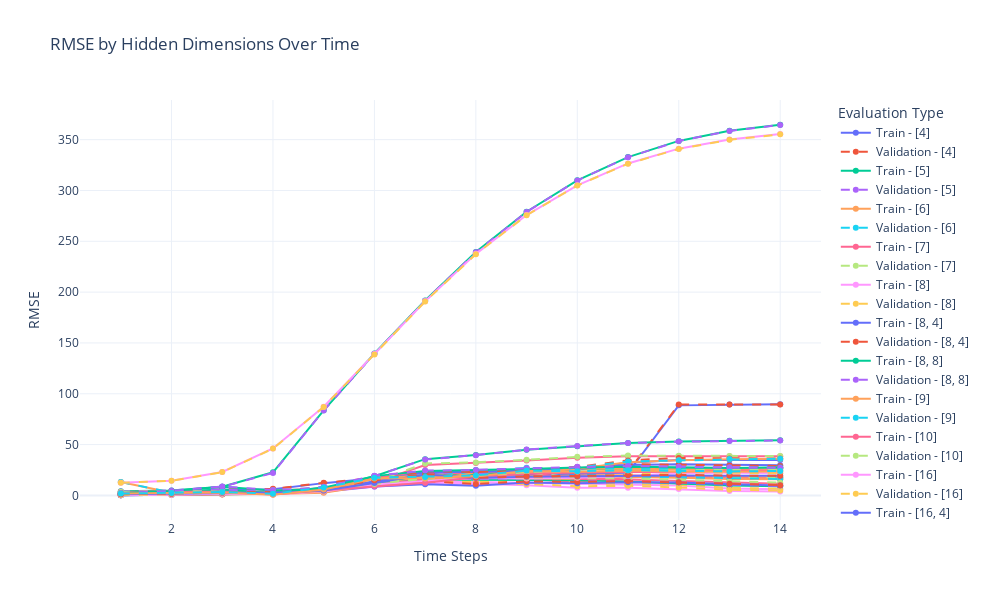

Here is the notebook cell this chart was saved with:
### Code cell
plot_rmse_by_hidden_dims(all_train_eval, all_valid_eval, hidden_dims_options)

best_hidden_dims = {}
for t, evals in all_valid_eval.items():
    best_hidden_dims[t] = min(evals, key=evals.get)

print("Best hidden dimensions for each time step:", best_hidden_dims)

### Figure 1 — Plotly figure (JSON) as saved in the notebook; plotly's stock layout.template omitted (floating-point values rounded to 4 significant figures)
{"data": [{"line": {"dash": "solid"}, "mode": "lines+markers", "name": "Train - [4]", "type": "scatter", "x": [1, 2, 3, 4, 5, 6, 7, 8, 9, 10, 11, 12, 13, 14], "y": [1.843, 2.902, 5.509, 6.056, 12.06, 16.85, 21.75, 23.34, 25.13, 26.74, 29.91, 30.59, 30.06, 29.55]}, {"line": {"dash": "dash"}, "mode": "lines+markers", "name": "Validation - [4]", "type": "scatter", "x": [1, 2, 3, 4, 5, 6, 7, 8, 9, 10, 11, 12, 13, 14], "y": [1.888, 3.075, 5.898, 6.466, 12.32, 16.92, 21.99, 23.34, 25.17, 27.57, 30.71, 30.22, 29.45, 28.92]}, {"line": {"dash": "solid"}, "mode": "lines+markers", "name": "Train - [5]", "type": "scatter", "x": [1, 2, 3, 4, 5, 6, 7, 8, 9, 10, 11, 12, 13, 14], "y": [4.021, 4.89, 8.44, 22.71, 83.67, 139.6, 191.8, 239.4, 279.1, 310.0, 332.8, 348.8, 358.7, 364.7]}, {"line": {"dash": "dash"}, "mode": "lines+markers", "name": "Validation - [5]", "type": "scatter", "x": [1, 2, 3, 4, 5, 6, 7, 8, 9, 10, 11, 12, 13, 14], "y": [3.937, 4.801, 8.428, 22.1, 83.46, 139.4, 191.5, 239.1, 278.9, 309.8, 332.7, 348.6, 358.5, 364.5]}, {"line": {"dash": "solid"}, "mode": "lines+markers", "name": "Train - [6]", "type": "scatter", "x": [1, 2, 3, 4, 5, 6, 7, 8, 9, 10, 11, 12, 13, 14], "y": [13.27, 2.605, 3.66, 3.325, 6.263, 11.88, 16.91, 20.24, 20.53, 20.17, 19.85, 19.11, 17.98, 17.51]}, {"line": {"dash": "dash"}, "mode": "lines+markers", "name": "Validation - [6]", "type": "scatter", "x": [1, 2, 3, 4, 5, 6, 7, 8, 9, 10, 11, 12, 13, 14], "y": [13.23, 2.846, 3.984, 3.808, 6.695, 11.68, 16.98, 20.54, 20.94, 20.63, 20.34, 19.53, 18.35, 17.8]}, {"line": {"dash": "solid"}, "mode": "lines+markers", "name": "Train - [7]", "type": "scatter", "x": [1, 2, 3, 4, 5, 6, 7, 8, 9, 10, 11, 12, 13, 14], "y": [0.6183, 1.116, 2.053, 4.671, 7.136, 17.41, 23.42, 20.68, 16.17, 12.83, 18.16, 18.49, 16.83, 16.44]}, {"line": {"dash": "dash"}, "mode": "lines+markers", "name": "Validation - [7]", "type": "scatter", "x": [1, 2, 3, 4, 5, 6, 7, 8, 9, 10, 11, 12, 13, 14], "y": [0.6564, 1.343, 2.321, 5.117, 7.638, 17.88, 23.97, 21.37, 16.95, 13.82, 19.2, 19.37, 17.89, 17.42]}, {"line": {"dash": "solid"}, "mode": "lines+markers", "name": "Train - [8]", "type": "scatter", "x": [1, 2, 3, 4, 5, 6, 7, 8, 9, 10, 11, 12, 13, 14], "y": [0.9216, 1.513, 1.384, 1.9, 3.128, 12.35, 13.42, 13.25, 12.53, 11.23, 10.59, 9.794, 6.763, 6.051]}, {"line": {"dash": "dash"}, "mode": "lines+markers", "name": "Validation - [8]", "type": "scatter", "x": [1, 2, 3, 4, 5, 6, 7, 8, 9, 10, 11, 12, 13, 14], "y": [0.9631, 1.695, 1.863, 2.488, 3.77, 12.54, 13.96, 13.82, 13.52, 11.96, 11.53, 10.54, 7.439, 6.609]}, {"line": {"dash": "solid"}, "mode": "lines+markers", "name": "Train - [8, 4]", "type": "scatter", "x": [1, 2, 3, 4, 5, 6, 7, 8, 9, 10, 11, 12, 13, 14], "y": [0.39, 0.7713, 1.323, 2.03, 3.357, 11.21, 16.32, 19.13, 20.91, 21.92, 22.25, 88.56, 89.32, 89.67]}, {"line": {"dash": "dash"}, "mode": "lines+markers", "name": "Validation - [8, 4]", "type": "scatter", "x": [1, 2, 3, 4, 5, 6, 7, 8, 9, 10, 11, 12, 13, 14], "y": [0.4761, 1.092, 2.0, 2.795, 3.982, 12.33, 17.41, 20.08, 21.39, 22.71, 23.22, 89.42, 89.31, 89.48]}, {"line": {"dash": "solid"}, "mode": "lines+markers", "name": "Train - [8, 8]", "type": "scatter", "x": [1, 2, 3, 4, 5, 6, 7, 8, 9, 10, 11, 12, 13, 14], "y": [0.6658, 0.9479, 1.251, 2.477, 7.754, 12.96, 15.7, 15.34, 15.67, 15.01, 13.68, 11.82, 9.744, 8.961]}, {"line": {"dash": "dash"}, "mode": "lines+markers", "name": "Validation - [8, 8]", "type": "scatter", "x": [1, 2, 3, 4, 5, 6, 7, 8, 9, 10, 11, 12, 13, 14], "y": [0.7294, 1.174, 1.655, 2.891, 8.257, 13.72, 16.86, 16.26, 16.77, 15.81, 14.48, 12.53, 10.41, 9.227]}, {"line": {"dash": "solid"}, "mode": "lines+markers", "name": "Train - [9]", "type": "scatter", "x": [1, 2, 3, 4, 5, 6, 7, 8, 9, 10, 11, 12, 13, 14], "y": [0.3215, 1.069, 2.73, 3.343, 6.831, 12.75, 17.52, 16.79, 16.8, 16.13, 18.12, 17.47, 16.23, 15.87]}, {"line": {"dash": "dash"}, "mode": "lines+markers", "name": "Validation - [9]", "type": "scatter", "x": [1, 2, 3, 4, 5, 6, 7, 8, 9, 10, 11, 12, 13, 14], "y": [0.3787, 1.379, 3.106, 3.803, 6.986, 12.87, 17.72, 17.36, 17.55, 16.9, 18.65, 17.84, 16.56, 16.15]}, {"line": {"dash": "solid"}, "mode": "lines+markers", "name": "Train - [10]", "type": "scatter", "x": [1, 2, 3, 4, 5, 6, 7, 8, 9, 10, 11, 12, 13, 14], "y": [0.4137, 0.9958, 1.126, 1.546, 4.834, 9.805, 16.23, 22.51, 22.58, 16.01, 15.71, 14.49, 12.77, 11.33]}, {"line": {"dash": "dash"}, "mode": "lines+markers", "name": "Validation - [10]", "type": "scatter", "x": [1, 2, 3, 4, 5, 6, 7, 8, 9, 10, 11, 12, 13, 14], "y": [0.4504, 1.165, 1.742, 2.239, 5.613, 11.23, 17.45, 22.89, 22.86, 16.95, 16.8, 15.57, 13.71, 12.53]}, {"line": {"dash": "solid"}, "mode": "lines+markers", "name": "Train - [16]", "type": "scatter", "x": [1, 2, 3, 4, 5, 6, 7, 8, 9, 10, 11, 12, 13, 14], "y": [0.1926, 0.703, 1.199, 1.629, 3.689, 8.48, 11.59, 11.43, 9.953, 7.486, 7.513, 6.235, 4.241, 3.79]}, {"line": {"dash": "dash"}, "mode": "lines+markers", "name": "Validation - [16]", "type": "scatter", "x": [1, 2, 3, 4, 5, 6, 7, 8, 9, 10, 11, 12, 13, 14], "y": [0.2762, 1.145, 1.91, 2.381, 4.834, 10.06, 13.47, 12.6, 11.23, 9.002, 9.451, 7.794, 5.543, 4.687]}, {"line": {"dash": "solid"}, "mode": "lines+markers", "name": "Train - [16, 4]", "type": "scatter", "x": [1, 2, 3, 4, 5, 6, 7, 8, 9, 10, 11, 12, 13, 14], "y": [0.1352, 0.6318, 2.35, 2.349, 3.788, 8.816, 10.88, 9.595, 12.68, 12.05, 13.03, 12.59, 10.88, 9.837]}, {"line": {"dash": "dash"}, "mode": "lines+markers", "name": "Validation - [16, 4]", "type": "scatter", "x": [1, 2, 3, 4, 5, 6, 7, 8, 9, 10, 11, 12, 13, 14], "y": [0.1974, 1.079, 2.912, 3.061, 4.486, 10.67, 14.18, 11.21, 13.82, 13.29, 14.1, 12.85, 11.37, 10.07]}, {"line": {"dash": "solid"}, "mode": "lines+markers", "name": "Train - [16, 8]", "type": "scatter", "x": [1, 2, 3, 4, 5, 6, 7, 8, 9, 10, 11, 12, 13, 14], "y": [0.244, 0.6236, 1.056, 1.728, 4.575, 12.18, 19.99, 19.93, 23.73, 25.49, 26.46, 26.57, 27.13, 27.22]}, {"line": {"dash": "dash"}, "mode": "lines+markers", "name": "Validation - [16, 8]", "type": "scatter", "x": [1, 2, 3, 4, 5, 6, 7, 8, 9, 10, 11, 12, 13, 14], "y": [0.3869, 1.377, 1.721, 2.756, 5.64, 12.64, 22.67, 21.38, 24.66, 27.23, 27.68, 27.29, 27.78, 27.48]}, {"line": {"dash": "solid"}, "mode": "lines+markers", "name": "Train - [16, 16]", "type": "scatter", "x": [1, 2, 3, 4, 5, 6, 7, 8, 9, 10, 11, 12, 13, 14], "y": [0.4721, 0.6941, 0.8552, 1.416, 2.655, 10.43, 13.72, 22.75, 25.84, 26.11, 26.37, 25.52, 26.13, 26.3]}, {"line": {"dash": "dash"}, "mode": "lines+markers", "name": "Validation - [16, 16]", "type": "scatter", "x": [1, 2, 3, 4, 5, 6, 7, 8, 9, 10, 11, 12, 13, 14], "y": [0.6139, 1.338, 1.546, 2.261, 4.006, 11.73, 17.49, 23.96, 27.1, 26.6, 26.33, 25.91, 26.87, 26.67]}, {"line": {"dash": "solid"}, "mode": "lines+markers", "name": "Train - [32]", "type": "scatter", "x": [1, 2, 3, 4, 5, 6, 7, 8, 9, 10, 11, 12, 13, 14], "y": [2.07, 0.818, 1.126, 2.24, 5.712, 12.58, 29.85, 31.84, 34.3, 37.14, 38.56, 38.59, 38.57, 38.59]}, {"line": {"dash": "dash"}, "mode": "lines+markers", "name": "Validation - [32]", "type": "scatter", "x": [1, 2, 3, 4, 5, 6, 7, 8, 9, 10, 11, 12, 13, 14], "y": [2.158, 1.225, 1.529, 2.887, 6.922, 13.58, 31.37, 32.45, 35.13, 37.89, 39.16, 39.05, 38.87, 38.74]}, {"line": {"dash": "solid"}, "mode": "lines+markers", "name": "Train - [32, 4]", "type": "scatter", "x": [1, 2, 3, 4, 5, 6, 7, 8, 9, 10, 11, 12, 13, 14], "y": [0.156, 0.5448, 1.833, 1.114, 3.823, 10.74, 14.26, 17.22, 16.53, 17.25, 19.13, 21.79, 22.22, 21.72]}, {"line": {"dash": "dash"}, "mode": "lines+markers", "name": "Validation - [32, 4]", "type": "scatter", "x": [1, 2, 3, 4, 5, 6, 7, 8, 9, 10, 11, 12, 13, 14], "y": [0.2677, 1.074, 2.692, 1.827, 5.193, 11.91, 16.62, 18.86, 17.44, 17.79, 20.46, 22.91, 22.31, 21.72]}, {"line": {"dash": "solid"}, "mode": "lines+markers", "name": "Train - [32, 8]", "type": "scatter", "x": [1, 2, 3, 4, 5, 6, 7, 8, 9, 10, 11, 12, 13, 14], "y": [2.134, 3.213, 3.588, 2.276, 6.931, 13.76, 23.17, 23.0, 24.14, 25.76, 32.13, 34.91, 34.72, 34.83]}, {"line": {"dash": "dash"}, "mode": "lines+markers", "name": "Validation - [32, 8]", "type": "scatter", "x": [1, 2, 3, 4, 5, 6, 7, 8, 9, 10, 11, 12, 13, 14], "y": [2.146, 3.459, 4.185, 2.87, 7.757, 14.7, 23.59, 23.0, 24.86, 28.01, 34.4, 36.84, 36.41, 36.25]}, {"line": {"dash": "solid"}, "mode": "lines+markers", "name": "Train - [32, 16]", "type": "scatter", "x": [1, 2, 3, 4, 5, 6, 7, 8, 9, 10, 11, 12, 13, 14], "y": [2.041, 3.504, 5.726, 2.156, 7.602, 18.82, 35.64, 39.73, 45.01, 48.46, 51.58, 52.97, 53.69, 54.17]}, {"line": {"dash": "dash"}, "mode": "lines+markers", "name": "Validation - [32, 16]", "type": "scatter", "x": [1, 2, 3, 4, 5, 6, 7, 8, 9, 10, 11, 12, 13, 14], "y": [2.031, 3.681, 5.915, 2.955, 8.479, 19.17, 35.34, 39.6, 45.05, 48.54, 51.63, 52.88, 53.58, 54.0]}, {"line": {"dash": "solid"}, "mode": "lines+markers", "name": "Train - [32, 32]", "type": "scatter", "x": [1, 2, 3, 4, 5, 6, 7, 8, 9, 10, 11, 12, 13, 14], "y": [3.41, 2.391, 2.498, 2.345, 4.084, 16.27, 20.18, 18.75, 21.76, 26.24, 32.65, 34.51, 35.52, 36.01]}, {"line": {"dash": "dash"}, "mode": "lines+markers", "name": "Validation - [32, 32]", "type": "scatter", "x": [1, 2, 3, 4, 5, 6, 7, 8, 9, 10, 11, 12, 13, 14], "y": [3.387, 2.48, 2.97, 3.288, 5.616, 16.61, 20.3, 18.71, 22.2, 27.33, 33.43, 34.57, 35.69, 36.14]}, {"line": {"dash": "solid"}, "mode": "lines+markers", "name": "Train - [64]", "type": "scatter", "x": [1, 2, 3, 4, 5, 6, 7, 8, 9, 10, 11, 12, 13, 14], "y": [3.444, 4.182, 3.246, 0.7826, 5.166, 9.187, 12.52, 17.79, 21.31, 22.59, 22.86, 23.31, 24.37, 24.42]}, {"line": {"dash": "dash"}, "mode": "lines+markers", "name": "Validation - [64]", "type": "scatter", "x": [1, 2, 3, 4, 5, 6, 7, 8, 9, 10, 11, 12, 13, 14], "y": [3.429, 4.186, 3.642, 1.524, 6.026, 11.26, 16.5, 18.85, 23.02, 24.17, 24.04, 24.42, 25.5, 25.07]}, {"line": {"dash": "solid"}, "mode": "lines+markers", "name": "Train - [64, 4]", "type": "scatter", "x": [1, 2, 3, 4, 5, 6, 7, 8, 9, 10, 11, 12, 13, 14], "y": [12.43, 14.5, 23.03, 46.18, 87.24, 139.0, 191.0, 237.6, 275.8, 305.1, 326.6, 341.1, 350.1, 355.5]}, {"line": {"dash": "dash"}, "mode": "lines+markers", "name": "Validation - [64, 4]", "type": "scatter", "x": [1, 2, 3, 4, 5, 6, 7, 8, 9, 10, 11, 12, 13, 14], "y": [12.38, 14.42, 22.91, 46.03, 87.03, 138.7, 190.7, 237.3, 275.6, 304.9, 326.4, 340.8, 349.8, 355.2]}, {"line": {"dash": "solid"}, "mode": "lines+markers", "name": "Train - [64, 8]", "type": "scatter", "x": [1, 2, 3, 4, 5, 6, 7, 8, 9, 10, 11, 12, 13, 14], "y": [1.138, 1.539, 2.398, 2.825, 4.819, 12.16, 20.64, 17.1, 18.29, 18.57, 19.51, 19.66, 19.26, 19.3]}, {"line": {"dash": "dash"}, "mode": "lines+markers", "name": "Validation - [64, 8]", "type": "scatter", "x": [1, 2, 3, 4, 5, 6, 7, 8, 9, 10, 11, 12, 13, 14], "y": [1.199, 1.696, 2.897, 3.73, 6.216, 15.01, 20.82, 17.37, 18.72, 19.16, 20.05, 20.27, 19.46, 19.37]}, {"line": {"dash": "solid"}, "mode": "lines+markers", "name": "Train - [64, 16]", "type": "scatter", "x": [1, 2, 3, 4, 5, 6, 7, 8, 9, 10, 11, 12, 13, 14], "y": [2.343, 4.264, 8.59, 4.696, 6.353, 18.95, 24.12, 24.9, 26.02, 27.5, 28.22, 27.77, 27.05, 27.33]}, {"line": {"dash": "dash"}, "mode": "lines+markers", "name": "Validation - [64, 16]", "type": "scatter", "x": [1, 2, 3, 4, 5, 6, 7, 8, 9, 10, 11, 12, 13, 14], "y": [2.34, 4.329, 8.775, 5.304, 7.506, 19.23, 24.37, 25.01, 26.61, 28.07, 28.8, 28.29, 27.15, 27.27]}, {"line": {"dash": "solid"}, "mode": "lines+markers", "name": "Train - [64, 32]", "type": "scatter", "x": [1, 2, 3, 4, 5, 6, 7, 8, 9, 10, 11, 12, 13, 14], "y": [1.768, 2.033, 2.804, 0.5505, 5.82, 16.62, 17.21, 18.81, 24.0, 23.35, 24.53, 23.45, 23.16, 23.62]}, {"line": {"dash": "dash"}, "mode": "lines+markers", "name": "Validation - [64, 32]", "type": "scatter", "x": [1, 2, 3, 4, 5, 6, 7, 8, 9, 10, 11, 12, 13, 14], "y": [1.817, 2.244, 3.347, 1.695, 7.819, 17.25, 18.21, 19.67, 24.41, 23.76, 24.76, 24.13, 23.59, 24.01]}], "layout": {"height": 600, "legend": {"title": {"text": "Evaluation Type"}}, "title": {"text": "RMSE by Hidden Dimensions Over Time"}, "width": 1000, "xaxis": {"title": {"text": "Time Steps"}}, "yaxis": {"title": {"text": "RMSE"}}}}
